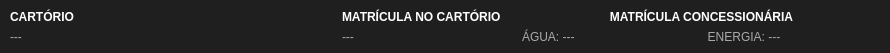
   <widget class="QWidget" name="widgetLocalizacaoImovel_5" native="true">
    <property name="geometry">
     <rect>
      <x>0</x>
      <y>424</y>
      <width>890</width>
      <height>53</height>
     </rect>
    </property>
    <property name="styleSheet">
     <string notr="true">background-color: #1f1f1f;
border-radius: 4px;</string>
    </property>
    <widget class="QWidget" name="horizontalLayoutWidget_12">
     <property name="geometry">
      <rect>
       <x>10</x>
       <y>6</y>
       <width>871</width>
       <height>41</height>
      </rect>
     </property>
     <layout class="QHBoxLayout" name="horizontalLayout_12" stretch="300,160,330">
      <item>
       <layout class="QVBoxLayout" name="verticalLayout_47">
        <property name="spacing">
         <number>0</number>
        </property>
        <item>
         <widget class="QLabel" name="label_48">
          <property name="sizePolicy">
           <sizepolicy hsizetype="Expanding" vsizetype="Preferred">
            <horstretch>0</horstretch>
            <verstretch>0</verstretch>
           </sizepolicy>
          </property>
          <property name="maximumSize">
           <size>
            <width>16777215</width>
            <height>16777215</height>
           </size>
          </property>
          <property name="styleSheet">
           <string notr="true">font-weight: bold;
color: white;</string>
          </property>
          <property name="text">
           <string>CARTÓRIO</string>
          </property>
         </widget>
        </item>
        <item>
         <widget class="QLabel" name="labelEnderecoLocalizacaoImovelMatricula">
          <property name="sizePolicy">
           <sizepolicy hsizetype="Expanding" vsizetype="Preferred">
            <horstretch>0</horstretch>
            <verstretch>0</verstretch>
           </sizepolicy>
          </property>
          <property name="maximumSize">
           <size>
            <width>16777215</width>
            <height>16777215</height>
           </size>
          </property>
          <property name="styleSheet">
           <string notr="true">color: #aaa;</string>
          </property>
          <property name="text">
           <string>---</string>
          </property>
         </widget>
        </item>
       </layout>
      </item>
      <item>
       <layout class="QVBoxLayout" name="verticalLayout_48">
        <property name="spacing">
         <number>0</number>
        </property>
        <item>
         <widget class="QLabel" name="label_49">
          <property name="sizePolicy">
           <sizepolicy hsizetype="Expanding" vsizetype="Preferred">
            <horstretch>0</horstretch>
            <verstretch>0</verstretch>
           </sizepolicy>
          </property>
          <property name="maximumSize">
           <size>
            <width>16777215</width>
            <height>16777215</height>
           </size>
          </property>
          <property name="styleSheet">
           <string notr="true">font-weight: bold;
color: white;</string>
          </property>
          <property name="text">
           <string>MATRÍCULA NO CARTÓRIO</string>
          </property>
         </widget>
        </item>
        <item>
         <widget class="QLabel" name="labelEnderecoLocalizacaoImovelMatriculaCartorio">
          <property name="sizePolicy">
           <sizepolicy hsizetype="Expanding" vsizetype="Preferred">
            <horstretch>0</horstretch>
            <verstretch>0</verstretch>
           </sizepolicy>
          </property>
          <property name="maximumSize">
           <size>
            <width>16777215</width>
            <height>16777215</height>
           </size>
          </property>
          <property name="styleSheet">
           <string notr="true">color: #aaa;</string>
          </property>
          <property name="text">
           <string>---</string>
          </property>
         </widget>
        </item>
       </layout>
      </item>
      <item>
       <layout class="QVBoxLayout" name="verticalLayout_49">
        <property name="spacing">
         <number>0</number>
        </property>
        <item>
         <widget class="QLabel" name="label_50">
          <property name="sizePolicy">
           <sizepolicy hsizetype="Expanding" vsizetype="Preferred">
            <horstretch>0</horstretch>
            <verstretch>0</verstretch>
           </sizepolicy>
          </property>
          <property name="maximumSize">
           <size>
            <width>16777215</width>
            <height>16777215</height>
           </size>
          </property>
          <property name="styleSheet">
           <string notr="true">font-weight: bold;
color: white;</string>
          </property>
          <property name="text">
           <string>MATRÍCULA CONCESSIONÁRIA</string>
          </property>
          <property name="alignment">
           <set>Qt::AlignCenter</set>
          </property>
         </widget>
        </item>
        <item>
         <widget class="QLabel" name="labelMatriculaConcessionaria">
          <property name="sizePolicy">
           <sizepolicy hsizetype="Expanding" vsizetype="Preferred">
            <horstretch>0</horstretch>
            <verstretch>0</verstretch>
           </sizepolicy>
          </property>
          <property name="maximumSize">
           <size>
            <width>16777215</width>
            <height>16777215</height>
           </size>
          </property>
          <property name="styleSheet">
           <string notr="true">color: #aaa;</string>
          </property>
          <property name="text">
           <string>ÁGUA: ---                                        ENERGIA: ---</string>
          </property>
         </widget>
        </item>
       </layout>
      </item>
     </layout>
    </widget>
   </widget>
